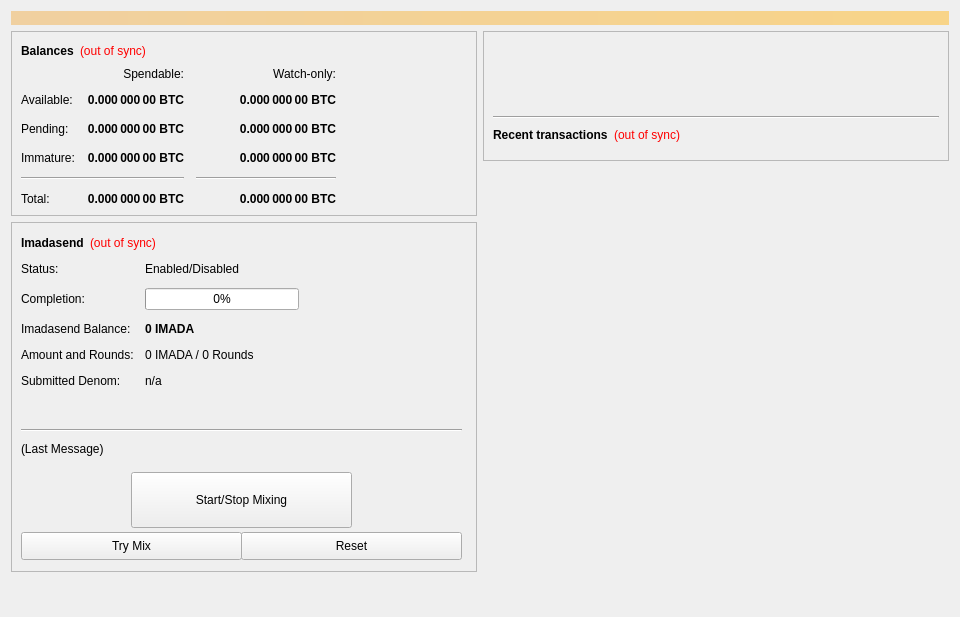
<?xml version="1.0" encoding="UTF-8"?>
<ui version="4.0">
 <class>OverviewPage</class>
 <widget class="QWidget" name="OverviewPage">
  <property name="geometry">
   <rect>
    <x>0</x>
    <y>0</y>
    <width>960</width>
    <height>617</height>
   </rect>
  </property>
  <property name="minimumSize">
   <size>
    <width>960</width>
    <height>0</height>
   </size>
  </property>
  <property name="windowTitle">
   <string>Form</string>
  </property>
  <layout class="QVBoxLayout" name="topLayout">
   <item>
    <widget class="QLabel" name="labelAlerts">
     <property name="visible">
      <bool>true</bool>
     </property>
     <property name="styleSheet">
      <string notr="true">background-color: qlineargradient(x1: 0, y1: 0, x2: 1, y2: 0, stop:0 #F0D0A0, stop:1 #F8D488); color:#000000;</string>
     </property>
     <property name="wordWrap">
      <bool>true</bool>
     </property>
     <property name="margin">
      <number>3</number>
     </property>
    </widget>
   </item>
   <item>
    <layout class="QHBoxLayout" name="horizontalLayout" stretch="1,1">
     <item>
      <layout class="QVBoxLayout" name="verticalLayout_2">
       <item>
        <widget class="QFrame" name="frame">
         <property name="frameShape">
          <enum>QFrame::StyledPanel</enum>
         </property>
         <property name="frameShadow">
          <enum>QFrame::Raised</enum>
         </property>
         <layout class="QVBoxLayout" name="verticalLayout_4">
          <item>
           <layout class="QHBoxLayout" name="horizontalLayout_4">
            <item>
             <widget class="QLabel" name="label_5">
              <property name="font">
               <font>
                <weight>75</weight>
                <bold>true</bold>
               </font>
              </property>
              <property name="text">
               <string>Balances</string>
              </property>
             </widget>
            </item>
            <item>
             <widget class="QLabel" name="labelWalletStatus">
              <property name="cursor">
               <cursorShape>WhatsThisCursor</cursorShape>
              </property>
              <property name="toolTip">
               <string>The displayed information may be out of date. Your wallet automatically synchronizes with the IMADA network after a connection is established, but this process has not completed yet.</string>
              </property>
              <property name="styleSheet">
               <string notr="true">QLabel { color: red; }</string>
              </property>
              <property name="text">
               <string notr="true">(out of sync)</string>
              </property>
              <property name="alignment">
               <set>Qt::AlignLeading|Qt::AlignLeft|Qt::AlignVCenter</set>
              </property>
             </widget>
            </item>
            <item>
             <spacer name="horizontalSpacer_3">
              <property name="orientation">
               <enum>Qt::Horizontal</enum>
              </property>
              <property name="sizeHint" stdset="0">
               <size>
                <width>40</width>
                <height>20</height>
               </size>
              </property>
             </spacer>
            </item>
           </layout>
          </item>
          <item>
           <layout class="QGridLayout" name="gridLayout">
            <property name="spacing">
             <number>12</number>
            </property>
            <item row="2" column="2">
             <widget class="QLabel" name="labelWatchPending">
              <property name="font">
               <font>
                <weight>75</weight>
                <bold>true</bold>
               </font>
              </property>
              <property name="cursor">
               <cursorShape>IBeamCursor</cursorShape>
              </property>
              <property name="toolTip">
               <string>Unconfirmed transactions to watch-only addresses</string>
              </property>
              <property name="text">
               <string notr="true">0.000 000 00 BTC</string>
              </property>
              <property name="alignment">
               <set>Qt::AlignRight|Qt::AlignTrailing|Qt::AlignVCenter</set>
              </property>
              <property name="textInteractionFlags">
               <set>Qt::LinksAccessibleByMouse|Qt::TextSelectableByKeyboard|Qt::TextSelectableByMouse</set>
              </property>
             </widget>
            </item>
            <item row="2" column="1">
             <widget class="QLabel" name="labelUnconfirmed">
              <property name="font">
               <font>
                <weight>75</weight>
                <bold>true</bold>
               </font>
              </property>
              <property name="cursor">
               <cursorShape>IBeamCursor</cursorShape>
              </property>
              <property name="toolTip">
               <string>Total of transactions that have yet to be confirmed, and do not yet count toward the spendable balance</string>
              </property>
              <property name="text">
               <string notr="true">0.000 000 00 BTC</string>
              </property>
              <property name="alignment">
               <set>Qt::AlignRight|Qt::AlignTrailing|Qt::AlignVCenter</set>
              </property>
              <property name="textInteractionFlags">
               <set>Qt::LinksAccessibleByMouse|Qt::TextSelectableByKeyboard|Qt::TextSelectableByMouse</set>
              </property>
             </widget>
            </item>
            <item row="3" column="2">
             <widget class="QLabel" name="labelWatchImmature">
              <property name="font">
               <font>
                <weight>75</weight>
                <bold>true</bold>
               </font>
              </property>
              <property name="cursor">
               <cursorShape>IBeamCursor</cursorShape>
              </property>
              <property name="toolTip">
               <string>Staked or masternode rewards in watch-only addresses that has not yet matured</string>
              </property>
              <property name="text">
               <string notr="true">0.000 000 00 BTC</string>
              </property>
              <property name="alignment">
               <set>Qt::AlignRight|Qt::AlignTrailing|Qt::AlignVCenter</set>
              </property>
              <property name="textInteractionFlags">
               <set>Qt::LinksAccessibleByMouse|Qt::TextSelectableByKeyboard|Qt::TextSelectableByMouse</set>
              </property>
             </widget>
            </item>
            <item row="4" column="0" colspan="2">
             <widget class="Line" name="lineSpendableBalance">
              <property name="orientation">
               <enum>Qt::Horizontal</enum>
              </property>
             </widget>
            </item>
            <item row="4" column="2">
             <widget class="Line" name="lineWatchBalance">
              <property name="sizePolicy">
               <sizepolicy hsizetype="Preferred" vsizetype="Fixed">
                <horstretch>0</horstretch>
                <verstretch>0</verstretch>
               </sizepolicy>
              </property>
              <property name="minimumSize">
               <size>
                <width>140</width>
                <height>0</height>
               </size>
              </property>
              <property name="orientation">
               <enum>Qt::Horizontal</enum>
              </property>
             </widget>
            </item>
            <item row="5" column="0">
             <widget class="QLabel" name="labelTotalText">
              <property name="text">
               <string>Total:</string>
              </property>
             </widget>
            </item>
            <item row="3" column="1">
             <widget class="QLabel" name="labelImmature">
              <property name="font">
               <font>
                <weight>75</weight>
                <bold>true</bold>
               </font>
              </property>
              <property name="cursor">
               <cursorShape>IBeamCursor</cursorShape>
              </property>
              <property name="toolTip">
               <string>Staked or masternode rewards that has not yet matured</string>
              </property>
              <property name="text">
               <string notr="true">0.000 000 00 BTC</string>
              </property>
              <property name="alignment">
               <set>Qt::AlignRight|Qt::AlignTrailing|Qt::AlignVCenter</set>
              </property>
              <property name="textInteractionFlags">
               <set>Qt::LinksAccessibleByMouse|Qt::TextSelectableByKeyboard|Qt::TextSelectableByMouse</set>
              </property>
             </widget>
            </item>
            <item row="2" column="3">
             <spacer name="horizontalSpacer_2">
              <property name="orientation">
               <enum>Qt::Horizontal</enum>
              </property>
              <property name="sizeHint" stdset="0">
               <size>
                <width>40</width>
                <height>20</height>
               </size>
              </property>
             </spacer>
            </item>
            <item row="3" column="0">
             <widget class="QLabel" name="labelImmatureText">
              <property name="text">
               <string>Immature:</string>
              </property>
             </widget>
            </item>
            <item row="5" column="1">
             <widget class="QLabel" name="labelTotal">
              <property name="font">
               <font>
                <weight>75</weight>
                <bold>true</bold>
               </font>
              </property>
              <property name="cursor">
               <cursorShape>IBeamCursor</cursorShape>
              </property>
              <property name="toolTip">
               <string>Your current total balance</string>
              </property>
              <property name="text">
               <string notr="true">0.000 000 00 BTC</string>
              </property>
              <property name="alignment">
               <set>Qt::AlignRight|Qt::AlignTrailing|Qt::AlignVCenter</set>
              </property>
              <property name="textInteractionFlags">
               <set>Qt::LinksAccessibleByMouse|Qt::TextSelectableByKeyboard|Qt::TextSelectableByMouse</set>
              </property>
             </widget>
            </item>
            <item row="5" column="2">
             <widget class="QLabel" name="labelWatchTotal">
              <property name="font">
               <font>
                <weight>75</weight>
                <bold>true</bold>
               </font>
              </property>
              <property name="cursor">
               <cursorShape>IBeamCursor</cursorShape>
              </property>
              <property name="toolTip">
               <string>Current total balance in watch-only addresses</string>
              </property>
              <property name="text">
               <string notr="true">0.000 000 00 BTC</string>
              </property>
              <property name="alignment">
               <set>Qt::AlignRight|Qt::AlignTrailing|Qt::AlignVCenter</set>
              </property>
              <property name="textInteractionFlags">
               <set>Qt::LinksAccessibleByMouse|Qt::TextSelectableByKeyboard|Qt::TextSelectableByMouse</set>
              </property>
             </widget>
            </item>
            <item row="0" column="2">
             <widget class="QLabel" name="labelWatchonly">
              <property name="text">
               <string>Watch-only:</string>
              </property>
              <property name="alignment">
               <set>Qt::AlignRight|Qt::AlignTrailing|Qt::AlignVCenter</set>
              </property>
             </widget>
            </item>
            <item row="1" column="0">
             <widget class="QLabel" name="labelBalanceText">
              <property name="text">
               <string>Available:</string>
              </property>
             </widget>
            </item>
            <item row="1" column="1">
             <widget class="QLabel" name="labelBalance">
              <property name="font">
               <font>
                <weight>75</weight>
                <bold>true</bold>
               </font>
              </property>
              <property name="cursor">
               <cursorShape>IBeamCursor</cursorShape>
              </property>
              <property name="toolTip">
               <string>Your current spendable balance</string>
              </property>
              <property name="text">
               <string notr="true">0.000 000 00 BTC</string>
              </property>
              <property name="alignment">
               <set>Qt::AlignRight|Qt::AlignTrailing|Qt::AlignVCenter</set>
              </property>
              <property name="textInteractionFlags">
               <set>Qt::LinksAccessibleByMouse|Qt::TextSelectableByKeyboard|Qt::TextSelectableByMouse</set>
              </property>
             </widget>
            </item>
            <item row="1" column="2">
             <widget class="QLabel" name="labelWatchAvailable">
              <property name="font">
               <font>
                <weight>75</weight>
                <bold>true</bold>
               </font>
              </property>
              <property name="cursor">
               <cursorShape>IBeamCursor</cursorShape>
              </property>
              <property name="toolTip">
               <string>Your current balance in watch-only addresses</string>
              </property>
              <property name="text">
               <string notr="true">0.000 000 00 BTC</string>
              </property>
              <property name="alignment">
               <set>Qt::AlignRight|Qt::AlignTrailing|Qt::AlignVCenter</set>
              </property>
              <property name="textInteractionFlags">
               <set>Qt::LinksAccessibleByMouse|Qt::TextSelectableByKeyboard|Qt::TextSelectableByMouse</set>
              </property>
             </widget>
            </item>
            <item row="2" column="0">
             <widget class="QLabel" name="labelPendingText">
              <property name="text">
               <string>Pending:</string>
              </property>
             </widget>
            </item>
            <item row="0" column="1">
             <widget class="QLabel" name="labelSpendable">
              <property name="text">
               <string>Spendable:</string>
              </property>
              <property name="alignment">
               <set>Qt::AlignRight|Qt::AlignTrailing|Qt::AlignVCenter</set>
              </property>
             </widget>
            </item>
           </layout>
          </item>
         </layout>
        </widget>
       </item>
       <item>
        <widget class="QFrame" name="frameDarksend">
         <property name="minimumSize">
          <size>
           <width>0</width>
           <height>350</height>
          </size>
         </property>
         <property name="layoutDirection">
          <enum>Qt::LeftToRight</enum>
         </property>
         <property name="frameShape">
          <enum>QFrame::StyledPanel</enum>
         </property>
         <property name="frameShadow">
          <enum>QFrame::Raised</enum>
         </property>
         <widget class="QWidget" name="formLayoutWidget">
          <property name="geometry">
           <rect>
            <x>10</x>
            <y>40</y>
            <width>451</width>
            <height>161</height>
           </rect>
          </property>
          <layout class="QFormLayout" name="formLayout">
           <property name="fieldGrowthPolicy">
            <enum>QFormLayout::AllNonFixedFieldsGrow</enum>
           </property>
           <property name="horizontalSpacing">
            <number>11</number>
           </property>
           <property name="verticalSpacing">
            <number>12</number>
           </property>
           <item row="0" column="0">
            <widget class="QLabel" name="label_6">
             <property name="text">
              <string>Status:</string>
             </property>
            </widget>
           </item>
           <item row="1" column="0">
            <widget class="QLabel" name="label_7">
             <property name="text">
              <string>Completion:</string>
             </property>
            </widget>
           </item>
           <item row="1" column="1">
            <widget class="QProgressBar" name="darksendProgress">
             <property name="maximumSize">
              <size>
               <width>154</width>
               <height>16777215</height>
              </size>
             </property>
             <property name="value">
              <number>0</number>
             </property>
            </widget>
           </item>
           <item row="2" column="0">
            <widget class="QLabel" name="labelAnonymizedText">
             <property name="text">
              <string>Imadasend Balance:</string>
             </property>
            </widget>
           </item>
           <item row="2" column="1">
            <widget class="QLabel" name="labelAnonymized">
             <property name="font">
              <font>
               <weight>75</weight>
               <bold>true</bold>
              </font>
             </property>
             <property name="text">
              <string notr="true">0 IMADA</string>
             </property>
            </widget>
           </item>
           <item row="3" column="0">
            <widget class="QLabel" name="label_8">
             <property name="text">
              <string>Amount and Rounds:</string>
             </property>
            </widget>
           </item>
           <item row="3" column="1">
            <widget class="QLabel" name="labelAmountRounds">
             <property name="text">
              <string>0 IMADA / 0 Rounds</string>
             </property>
            </widget>
           </item>
           <item row="4" column="0">
            <widget class="QLabel" name="label_9">
             <property name="text">
              <string>Submitted Denom:</string>
             </property>
            </widget>
           </item>
           <item row="4" column="1">
            <widget class="QLabel" name="labelSubmittedDenom">
             <property name="toolTip">
              <string>The denominations you submitted to the Masternode.&lt;br&gt;To mix, other users must submit the exact same denominations.</string>
             </property>
             <property name="text">
              <string>n/a</string>
             </property>
            </widget>
           </item>
           <item row="0" column="1">
            <widget class="QLabel" name="darksendEnabled">
             <property name="text">
              <string>Enabled/Disabled</string>
             </property>
            </widget>
           </item>
          </layout>
         </widget>
         <widget class="QPushButton" name="runAutoDenom">
          <property name="geometry">
           <rect>
            <x>251</x>
            <y>17</y>
            <width>1</width>
            <height>1</height>
           </rect>
          </property>
          <property name="palette">
           <palette>
            <active>
             <colorrole role="WindowText">
              <brush brushstyle="SolidPattern">
               <color alpha="255">
                <red>0</red>
                <green>0</green>
                <blue>0</blue>
               </color>
              </brush>
             </colorrole>
             <colorrole role="Button">
              <brush brushstyle="SolidPattern">
               <color alpha="255">
                <red>239</red>
                <green>238</green>
                <blue>238</blue>
               </color>
              </brush>
             </colorrole>
             <colorrole role="Light">
              <brush brushstyle="SolidPattern">
               <color alpha="255">
                <red>255</red>
                <green>255</green>
                <blue>255</blue>
               </color>
              </brush>
             </colorrole>
             <colorrole role="Midlight">
              <brush brushstyle="SolidPattern">
               <color alpha="255">
                <red>247</red>
                <green>246</green>
                <blue>246</blue>
               </color>
              </brush>
             </colorrole>
             <colorrole role="Dark">
              <brush brushstyle="SolidPattern">
               <color alpha="255">
                <red>119</red>
                <green>119</green>
                <blue>119</blue>
               </color>
              </brush>
             </colorrole>
             <colorrole role="Mid">
              <brush brushstyle="SolidPattern">
               <color alpha="255">
                <red>159</red>
                <green>159</green>
                <blue>159</blue>
               </color>
              </brush>
             </colorrole>
             <colorrole role="Text">
              <brush brushstyle="SolidPattern">
               <color alpha="255">
                <red>0</red>
                <green>0</green>
                <blue>0</blue>
               </color>
              </brush>
             </colorrole>
             <colorrole role="BrightText">
              <brush brushstyle="SolidPattern">
               <color alpha="255">
                <red>255</red>
                <green>255</green>
                <blue>255</blue>
               </color>
              </brush>
             </colorrole>
             <colorrole role="ButtonText">
              <brush brushstyle="SolidPattern">
               <color alpha="255">
                <red>0</red>
                <green>0</green>
                <blue>0</blue>
               </color>
              </brush>
             </colorrole>
             <colorrole role="Base">
              <brush brushstyle="SolidPattern">
               <color alpha="255">
                <red>255</red>
                <green>255</green>
                <blue>255</blue>
               </color>
              </brush>
             </colorrole>
             <colorrole role="Window">
              <brush brushstyle="SolidPattern">
               <color alpha="255">
                <red>239</red>
                <green>238</green>
                <blue>238</blue>
               </color>
              </brush>
             </colorrole>
             <colorrole role="Shadow">
              <brush brushstyle="SolidPattern">
               <color alpha="255">
                <red>0</red>
                <green>0</green>
                <blue>0</blue>
               </color>
              </brush>
             </colorrole>
             <colorrole role="AlternateBase">
              <brush brushstyle="SolidPattern">
               <color alpha="255">
                <red>247</red>
                <green>246</green>
                <blue>246</blue>
               </color>
              </brush>
             </colorrole>
             <colorrole role="ToolTipBase">
              <brush brushstyle="SolidPattern">
               <color alpha="255">
                <red>255</red>
                <green>255</green>
                <blue>220</blue>
               </color>
              </brush>
             </colorrole>
             <colorrole role="ToolTipText">
              <brush brushstyle="SolidPattern">
               <color alpha="255">
                <red>0</red>
                <green>0</green>
                <blue>0</blue>
               </color>
              </brush>
             </colorrole>
            </active>
            <inactive>
             <colorrole role="WindowText">
              <brush brushstyle="SolidPattern">
               <color alpha="255">
                <red>0</red>
                <green>0</green>
                <blue>0</blue>
               </color>
              </brush>
             </colorrole>
             <colorrole role="Button">
              <brush brushstyle="SolidPattern">
               <color alpha="255">
                <red>239</red>
                <green>238</green>
                <blue>238</blue>
               </color>
              </brush>
             </colorrole>
             <colorrole role="Light">
              <brush brushstyle="SolidPattern">
               <color alpha="255">
                <red>255</red>
                <green>255</green>
                <blue>255</blue>
               </color>
              </brush>
             </colorrole>
             <colorrole role="Midlight">
              <brush brushstyle="SolidPattern">
               <color alpha="255">
                <red>247</red>
                <green>246</green>
                <blue>246</blue>
               </color>
              </brush>
             </colorrole>
             <colorrole role="Dark">
              <brush brushstyle="SolidPattern">
               <color alpha="255">
                <red>119</red>
                <green>119</green>
                <blue>119</blue>
               </color>
              </brush>
             </colorrole>
             <colorrole role="Mid">
              <brush brushstyle="SolidPattern">
               <color alpha="255">
                <red>159</red>
                <green>159</green>
                <blue>159</blue>
               </color>
              </brush>
             </colorrole>
             <colorrole role="Text">
              <brush brushstyle="SolidPattern">
               <color alpha="255">
                <red>0</red>
                <green>0</green>
                <blue>0</blue>
               </color>
              </brush>
             </colorrole>
             <colorrole role="BrightText">
              <brush brushstyle="SolidPattern">
               <color alpha="255">
                <red>255</red>
                <green>255</green>
                <blue>255</blue>
               </color>
              </brush>
             </colorrole>
             <colorrole role="ButtonText">
              <brush brushstyle="SolidPattern">
               <color alpha="255">
                <red>0</red>
                <green>0</green>
                <blue>0</blue>
               </color>
              </brush>
             </colorrole>
             <colorrole role="Base">
              <brush brushstyle="SolidPattern">
               <color alpha="255">
                <red>255</red>
                <green>255</green>
                <blue>255</blue>
               </color>
              </brush>
             </colorrole>
             <colorrole role="Window">
              <brush brushstyle="SolidPattern">
               <color alpha="255">
                <red>239</red>
                <green>238</green>
                <blue>238</blue>
               </color>
              </brush>
             </colorrole>
             <colorrole role="Shadow">
              <brush brushstyle="SolidPattern">
               <color alpha="255">
                <red>0</red>
                <green>0</green>
                <blue>0</blue>
               </color>
              </brush>
             </colorrole>
             <colorrole role="AlternateBase">
              <brush brushstyle="SolidPattern">
               <color alpha="255">
                <red>247</red>
                <green>246</green>
                <blue>246</blue>
               </color>
              </brush>
             </colorrole>
             <colorrole role="ToolTipBase">
              <brush brushstyle="SolidPattern">
               <color alpha="255">
                <red>255</red>
                <green>255</green>
                <blue>220</blue>
               </color>
              </brush>
             </colorrole>
             <colorrole role="ToolTipText">
              <brush brushstyle="SolidPattern">
               <color alpha="255">
                <red>0</red>
                <green>0</green>
                <blue>0</blue>
               </color>
              </brush>
             </colorrole>
            </inactive>
            <disabled>
             <colorrole role="WindowText">
              <brush brushstyle="SolidPattern">
               <color alpha="255">
                <red>119</red>
                <green>119</green>
                <blue>119</blue>
               </color>
              </brush>
             </colorrole>
             <colorrole role="Button">
              <brush brushstyle="SolidPattern">
               <color alpha="255">
                <red>239</red>
                <green>238</green>
                <blue>238</blue>
               </color>
              </brush>
             </colorrole>
             <colorrole role="Light">
              <brush brushstyle="SolidPattern">
               <color alpha="255">
                <red>255</red>
                <green>255</green>
                <blue>255</blue>
               </color>
              </brush>
             </colorrole>
             <colorrole role="Midlight">
              <brush brushstyle="SolidPattern">
               <color alpha="255">
                <red>247</red>
                <green>246</green>
                <blue>246</blue>
               </color>
              </brush>
             </colorrole>
             <colorrole role="Dark">
              <brush brushstyle="SolidPattern">
               <color alpha="255">
                <red>119</red>
                <green>119</green>
                <blue>119</blue>
               </color>
              </brush>
             </colorrole>
             <colorrole role="Mid">
              <brush brushstyle="SolidPattern">
               <color alpha="255">
                <red>159</red>
                <green>159</green>
                <blue>159</blue>
               </color>
              </brush>
             </colorrole>
             <colorrole role="Text">
              <brush brushstyle="SolidPattern">
               <color alpha="255">
                <red>119</red>
                <green>119</green>
                <blue>119</blue>
               </color>
              </brush>
             </colorrole>
             <colorrole role="BrightText">
              <brush brushstyle="SolidPattern">
               <color alpha="255">
                <red>255</red>
                <green>255</green>
                <blue>255</blue>
               </color>
              </brush>
             </colorrole>
             <colorrole role="ButtonText">
              <brush brushstyle="SolidPattern">
               <color alpha="255">
                <red>119</red>
                <green>119</green>
                <blue>119</blue>
               </color>
              </brush>
             </colorrole>
             <colorrole role="Base">
              <brush brushstyle="SolidPattern">
               <color alpha="255">
                <red>239</red>
                <green>238</green>
                <blue>238</blue>
               </color>
              </brush>
             </colorrole>
             <colorrole role="Window">
              <brush brushstyle="SolidPattern">
               <color alpha="255">
                <red>239</red>
                <green>238</green>
                <blue>238</blue>
               </color>
              </brush>
             </colorrole>
             <colorrole role="Shadow">
              <brush brushstyle="SolidPattern">
               <color alpha="255">
                <red>0</red>
                <green>0</green>
                <blue>0</blue>
               </color>
              </brush>
             </colorrole>
             <colorrole role="AlternateBase">
              <brush brushstyle="SolidPattern">
               <color alpha="255">
                <red>239</red>
                <green>238</green>
                <blue>238</blue>
               </color>
              </brush>
             </colorrole>
             <colorrole role="ToolTipBase">
              <brush brushstyle="SolidPattern">
               <color alpha="255">
                <red>255</red>
                <green>255</green>
                <blue>220</blue>
               </color>
              </brush>
             </colorrole>
             <colorrole role="ToolTipText">
              <brush brushstyle="SolidPattern">
               <color alpha="255">
                <red>0</red>
                <green>0</green>
                <blue>0</blue>
               </color>
              </brush>
             </colorrole>
            </disabled>
           </palette>
          </property>
          <property name="focusPolicy">
           <enum>Qt::NoFocus</enum>
          </property>
          <property name="autoFillBackground">
           <bool>true</bool>
          </property>
          <property name="text">
           <string/>
          </property>
          <property name="flat">
           <bool>true</bool>
          </property>
         </widget>
         <widget class="QPushButton" name="toggleDarksend">
          <property name="geometry">
           <rect>
            <x>120</x>
            <y>250</y>
            <width>221</width>
            <height>56</height>
           </rect>
          </property>
          <property name="sizePolicy">
           <sizepolicy hsizetype="MinimumExpanding" vsizetype="Fixed">
            <horstretch>0</horstretch>
            <verstretch>0</verstretch>
           </sizepolicy>
          </property>
          <property name="text">
           <string>Start/Stop Mixing</string>
          </property>
         </widget>
         <widget class="Line" name="lineLastMessage">
          <property name="geometry">
           <rect>
            <x>10</x>
            <y>200</y>
            <width>441</width>
            <height>16</height>
           </rect>
          </property>
          <property name="orientation">
           <enum>Qt::Horizontal</enum>
          </property>
         </widget>
         <widget class="QLabel" name="darksendStatus">
          <property name="geometry">
           <rect>
            <x>10</x>
            <y>220</y>
            <width>451</width>
            <height>61</height>
           </rect>
          </property>
          <property name="minimumSize">
           <size>
            <width>288</width>
            <height>43</height>
           </size>
          </property>
          <property name="text">
           <string>(Last Message)</string>
          </property>
          <property name="alignment">
           <set>Qt::AlignLeading|Qt::AlignLeft|Qt::AlignTop</set>
          </property>
          <property name="wordWrap">
           <bool>true</bool>
          </property>
         </widget>
         <widget class="QPushButton" name="darksendAuto">
          <property name="geometry">
           <rect>
            <x>10</x>
            <y>310</y>
            <width>221</width>
            <height>28</height>
           </rect>
          </property>
          <property name="sizePolicy">
           <sizepolicy hsizetype="MinimumExpanding" vsizetype="Fixed">
            <horstretch>0</horstretch>
            <verstretch>0</verstretch>
           </sizepolicy>
          </property>
          <property name="toolTip">
           <string>Try to manually submit a Darksend request.</string>
          </property>
          <property name="text">
           <string>Try Mix</string>
          </property>
         </widget>
         <widget class="QPushButton" name="darksendReset">
          <property name="geometry">
           <rect>
            <x>230</x>
            <y>310</y>
            <width>221</width>
            <height>28</height>
           </rect>
          </property>
          <property name="sizePolicy">
           <sizepolicy hsizetype="MinimumExpanding" vsizetype="Fixed">
            <horstretch>0</horstretch>
            <verstretch>0</verstretch>
           </sizepolicy>
          </property>
          <property name="toolTip">
           <string>Reset the current status of Darksend (can interrupt Darksend if it's in the process of Mixing, which can cost you money!)</string>
          </property>
          <property name="autoFillBackground">
           <bool>false</bool>
          </property>
          <property name="text">
           <string>Reset</string>
          </property>
         </widget>
         <widget class="QWidget" name="layoutWidget">
          <property name="geometry">
           <rect>
            <x>10</x>
            <y>10</y>
            <width>431</width>
            <height>22</height>
           </rect>
          </property>
          <layout class="QHBoxLayout" name="horizontalLayout_5">
           <item>
            <widget class="QLabel" name="label_2">
             <property name="font">
              <font>
               <weight>75</weight>
               <bold>true</bold>
              </font>
             </property>
             <property name="text">
              <string>Imadasend</string>
             </property>
            </widget>
           </item>
           <item>
            <widget class="QLabel" name="labelDarksendSyncStatus">
             <property name="toolTip">
              <string>The displayed information may be out of date. Your wallet automatically synchronizes with the IMADA network after a connection is established, but this process has not completed yet.</string>
             </property>
             <property name="styleSheet">
              <string notr="true">QLabel { color: red; }</string>
             </property>
             <property name="text">
              <string notr="true">(out of sync)</string>
             </property>
             <property name="alignment">
              <set>Qt::AlignLeading|Qt::AlignLeft|Qt::AlignVCenter</set>
             </property>
            </widget>
           </item>
           <item>
            <spacer name="horizontalSpacer_4">
             <property name="orientation">
              <enum>Qt::Horizontal</enum>
             </property>
             <property name="sizeHint" stdset="0">
              <size>
               <width>40</width>
               <height>20</height>
              </size>
             </property>
            </spacer>
           </item>
          </layout>
         </widget>
        </widget>
       </item>
       <item>
        <spacer name="verticalSpacer">
         <property name="orientation">
          <enum>Qt::Vertical</enum>
         </property>
         <property name="sizeHint" stdset="0">
          <size>
           <width>20</width>
           <height>40</height>
          </size>
         </property>
        </spacer>
       </item>
      </layout>
     </item>
     <item>
      <layout class="QVBoxLayout" name="verticalLayout_3">
       <item>
        <widget class="QFrame" name="frame_2">
         <property name="frameShape">
          <enum>QFrame::StyledPanel</enum>
         </property>
         <property name="frameShadow">
          <enum>QFrame::Raised</enum>
         </property>
         <layout class="QVBoxLayout" name="verticalLayout">
          <item>
           <spacer name="verticalSpacer_3">
            <property name="orientation">
             <enum>Qt::Vertical</enum>
            </property>
            <property name="sizeType">
             <enum>QSizePolicy::Fixed</enum>
            </property>
            <property name="sizeHint" stdset="0">
             <size>
              <width>20</width>
              <height>75</height>
             </size>
            </property>
           </spacer>
          </item>
          <item>
           <widget class="Line" name="line_2">
            <property name="orientation">
             <enum>Qt::Horizontal</enum>
            </property>
           </widget>
          </item>
          <item>
           <layout class="QHBoxLayout" name="horizontalLayout_2">
            <item>
             <widget class="QLabel" name="label_4">
              <property name="font">
               <font>
                <weight>75</weight>
                <bold>true</bold>
               </font>
              </property>
              <property name="text">
               <string>Recent transactions</string>
              </property>
             </widget>
            </item>
            <item>
             <widget class="QLabel" name="labelTransactionsStatus">
              <property name="cursor">
               <cursorShape>WhatsThisCursor</cursorShape>
              </property>
              <property name="toolTip">
               <string>The displayed information may be out of date. Your wallet automatically synchronizes with the IMADA network after a connection is established, but this process has not completed yet.</string>
              </property>
              <property name="styleSheet">
               <string notr="true">QLabel { color: red; }</string>
              </property>
              <property name="text">
               <string notr="true">(out of sync)</string>
              </property>
              <property name="alignment">
               <set>Qt::AlignRight|Qt::AlignTrailing|Qt::AlignVCenter</set>
              </property>
             </widget>
            </item>
            <item>
             <spacer name="horizontalSpacer">
              <property name="orientation">
               <enum>Qt::Horizontal</enum>
              </property>
              <property name="sizeHint" stdset="0">
               <size>
                <width>40</width>
                <height>20</height>
               </size>
              </property>
             </spacer>
            </item>
           </layout>
          </item>
          <item>
           <widget class="CustomList" name="listTransactions" native="true">
            <property name="styleSheet">
             <string notr="true">QListView { background: transparent; border: none;}</string>
            </property>
           </widget>
          </item>
         </layout>
        </widget>
       </item>
       <item>
        <spacer name="verticalSpacer_2">
         <property name="orientation">
          <enum>Qt::Vertical</enum>
         </property>
         <property name="sizeType">
          <enum>QSizePolicy::Expanding</enum>
         </property>
         <property name="sizeHint" stdset="0">
          <size>
           <width>20</width>
           <height>40</height>
          </size>
         </property>
        </spacer>
       </item>
      </layout>
     </item>
    </layout>
   </item>
  </layout>
 </widget>
 <customwidgets>
  <customwidget>
   <class>CustomList</class>
   <extends>QWidget</extends>
   <header>customlist.h</header>
  </customwidget>
 </customwidgets>
 <resources/>
 <connections/>
</ui>
